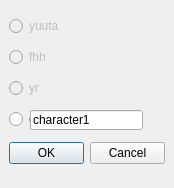
<?xml version="1.0" encoding="UTF-8"?>
<ui version="4.0">
 <class>DialogChooseNew</class>
 <widget class="QDialog" name="DialogChooseNew">
  <property name="geometry">
   <rect>
    <x>0</x>
    <y>0</y>
    <width>174</width>
    <height>188</height>
   </rect>
  </property>
  <property name="windowTitle">
   <string>Dialog</string>
  </property>
  <widget class="QRadioButton" name="radioButton">
   <property name="enabled">
    <bool>false</bool>
   </property>
   <property name="geometry">
    <rect>
     <x>9</x>
     <y>18</y>
     <width>71</width>
     <height>16</height>
    </rect>
   </property>
   <property name="text">
    <string>yuuta</string>
   </property>
  </widget>
  <widget class="QRadioButton" name="radioButton2">
   <property name="enabled">
    <bool>false</bool>
   </property>
   <property name="geometry">
    <rect>
     <x>9</x>
     <y>49</y>
     <width>41</width>
     <height>16</height>
    </rect>
   </property>
   <property name="text">
    <string>fhh</string>
   </property>
  </widget>
  <widget class="QRadioButton" name="radioButton3">
   <property name="enabled">
    <bool>false</bool>
   </property>
   <property name="geometry">
    <rect>
     <x>9</x>
     <y>80</y>
     <width>35</width>
     <height>16</height>
    </rect>
   </property>
   <property name="text">
    <string>yr</string>
   </property>
  </widget>
  <widget class="QRadioButton" name="radioButton4">
   <property name="geometry">
    <rect>
     <x>9</x>
     <y>111</y>
     <width>77</width>
     <height>16</height>
    </rect>
   </property>
   <property name="text">
    <string>character</string>
   </property>
  </widget>
  <widget class="QDialogButtonBox" name="buttonBox">
   <property name="geometry">
    <rect>
     <x>9</x>
     <y>142</y>
     <width>156</width>
     <height>23</height>
    </rect>
   </property>
   <property name="orientation">
    <enum>Qt::Horizontal</enum>
   </property>
   <property name="standardButtons">
    <set>QDialogButtonBox::Cancel|QDialogButtonBox::Ok</set>
   </property>
  </widget>
  <widget class="QLineEdit" name="lineEdit">
   <property name="geometry">
    <rect>
     <x>30</x>
     <y>110</y>
     <width>113</width>
     <height>20</height>
    </rect>
   </property>
   <property name="text">
    <string>character1</string>
   </property>
  </widget>
 </widget>
 <resources/>
 <connections>
  <connection>
   <sender>buttonBox</sender>
   <signal>accepted()</signal>
   <receiver>DialogChooseNew</receiver>
   <slot>accept()</slot>
   <hints>
    <hint type="sourcelabel">
     <x>248</x>
     <y>254</y>
    </hint>
    <hint type="destinationlabel">
     <x>157</x>
     <y>274</y>
    </hint>
   </hints>
  </connection>
  <connection>
   <sender>buttonBox</sender>
   <signal>rejected()</signal>
   <receiver>DialogChooseNew</receiver>
   <slot>reject()</slot>
   <hints>
    <hint type="sourcelabel">
     <x>316</x>
     <y>260</y>
    </hint>
    <hint type="destinationlabel">
     <x>286</x>
     <y>274</y>
    </hint>
   </hints>
  </connection>
 </connections>
</ui>
